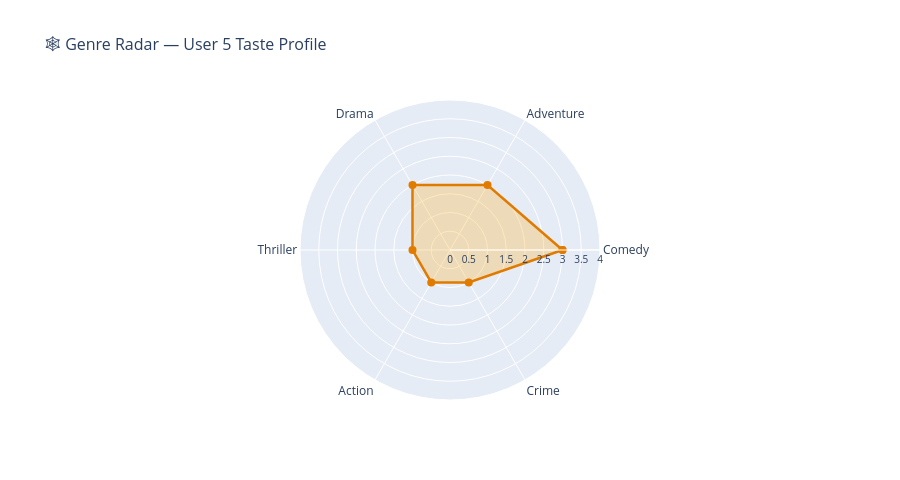

Notebook code for this chart:
### Markdown cell above
---
## 🕸️ Chart 5 — Radar Chart (Genre Profile)
> **Why useful?** A radar chart reveals the **taste fingerprint** of this user's recommendations — what genres dominate the top-10 list.

### Code cell
genre_counts = df['Primary_Genre'].value_counts()
categories = list(genre_counts.index)
values = list(genre_counts.values)
# Close the loop
categories_closed = categories + [categories[0]]
values_closed = values + [values[0]]

fig5 = go.Figure()

fig5.add_trace(go.Scatterpolar(
    r=values_closed,
    theta=categories_closed,
    fill='toself',
    fillcolor='rgba(255, 165, 0, 0.25)',
    line=dict(color='#e07b00', width=2.5),
    marker=dict(size=8, color='#e07b00'),
    name='User 5 Genre Mix',
    hovertemplate='Genre: <b>%{theta}</b><br>Count: %{r}<extra></extra>'
))

fig5.update_layout(
    polar=dict(
        radialaxis=dict(visible=True, range=[0, max(values)+1], tickfont=dict(size=10)),
        angularaxis=dict(tickfont=dict(size=12))
    ),
    title=dict(text='🕸️ Genre Radar — User 5 Taste Profile', font=dict(size=16)),
    showlegend=False,
    height=480,
    paper_bgcolor='white'
)

fig5.show()

### Figure 1 — Plotly figure (JSON) as saved in the notebook; plotly's stock layout.template omitted (floating-point values rounded to 4 significant figures)
{"data": [{"fill": "toself", "fillcolor": "rgba(255, 165, 0, 0.25)", "hovertemplate": "Genre: <b>%{theta}</b><br>Count: %{r}<extra></extra>", "line": {"color": "#e07b00", "width": 2.5}, "marker": {"color": "#e07b00", "size": 8}, "name": "User 5 Genre Mix", "r": [3, 2, 2, 1, 1, 1, 3], "theta": ["Comedy", "Adventure", "Drama", "Thriller", "Action", "Crime", "Comedy"], "type": "scatterpolar"}], "layout": {"height": 480, "paper_bgcolor": "white", "polar": {"angularaxis": {"tickfont": {"size": 12}}, "radialaxis": {"range": [0, 4], "tickfont": {"size": 10}, "visible": true}}, "showlegend": false, "title": {"font": {"size": 16}, "text": "🕸️ Genre Radar — User 5 Taste Profile"}}}
